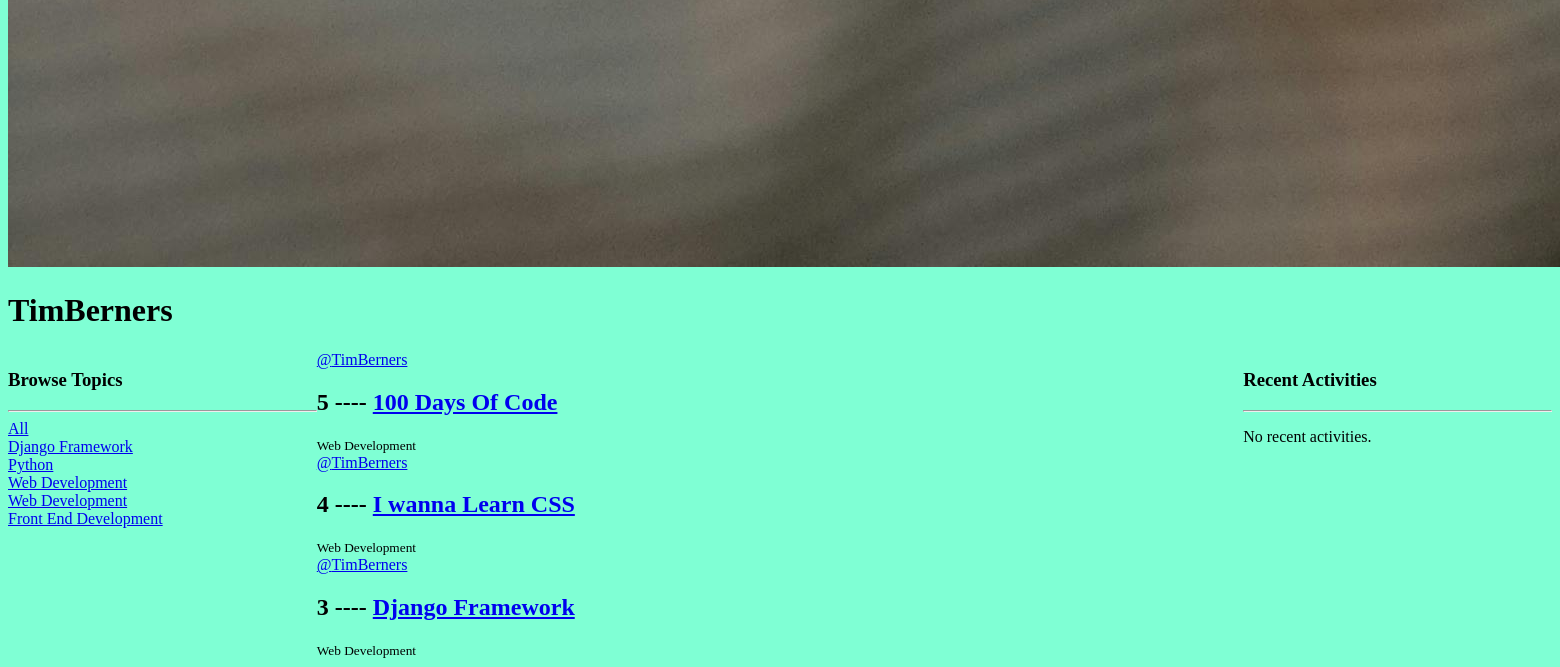
/profile/2/ (lower part), run on an earlier commit of the app's database.
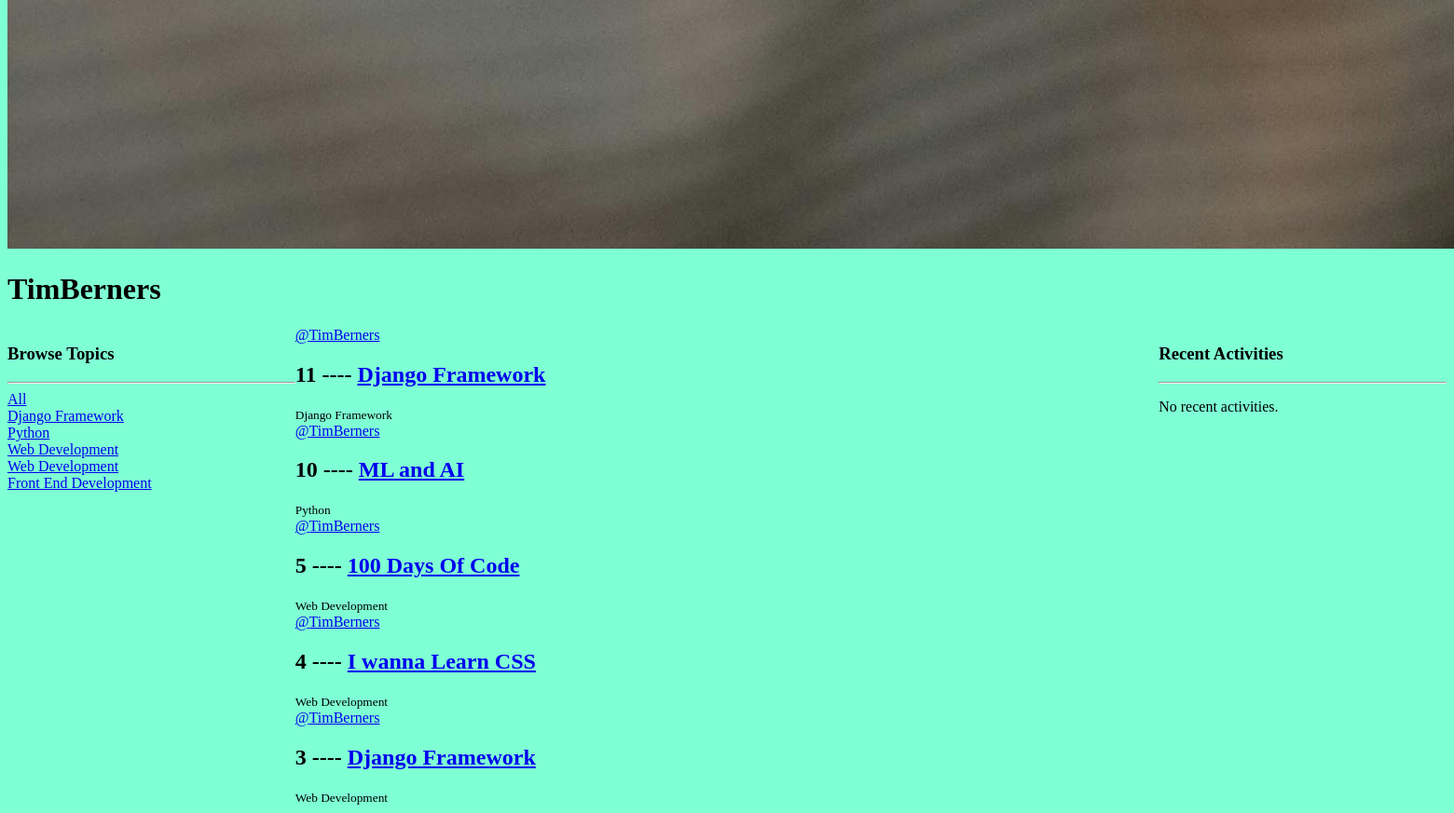
And on a later commit of the database.
### base/models.py (models this page shows, shortened)
class Topic(models.Model):
    name = models.CharField(max_length=200)

class Room(models.Model):
    host = models.ForeignKey(User, on_delete=models.SET_NULL, null=True)
    topic = models.ForeignKey(Topic, on_delete=models.SET_NULL, null=True)
    name = models.CharField(max_length=200)
    description = models.TextField(null=True, blank=True)
    participant = models.ManyToManyField(User, related_name='participant', blank=True)
    updated = models.DateTimeField(auto_now=True)
    created = models.DateTimeField(auto_now_add=True)
    class Meta:
        ordering = ['-updated', '-created']

### base/views.py (the view)
# urls.py: path('profile/<str:pk>/', views.userProfile, name = "user-profile"),
def userProfile(request, pk):
    user = User.objects.get(id=pk)
    rooms = user.room_set.all()
    room_message = user.message_set.all()
    topics = Topic.objects.all()
    context = {'user':user, 'rooms':rooms, 'room_message':room_message, 'topics':topics}
    return render(request, 'base/profile.html', context)

### base/templates/base/profile.html (shortened to what this page needs)
{% extends 'main.html' %}
{% block content %}
<h1>{{user.username}}</h1>
<div class="profile-container">
    <div>
        {% include 'base/topics_component.html' %}
    </div>
    <div>
        {% include 'base/feed_component.html' %}
    </div>
    <div>
        {% include 'base/activity_component.html' %}
    </div>
</div>
{% endblock content %}

### templates/main.html (shortened to what this page needs)
<!DOCTYPE html>
{% load static %}
<html lang="en">
<head>
    <link rel="stylesheet" type="text/css" media="screen" href="{% static 'styles/main.css' %}">
</head>
<body>
    <img src="{% static 'images/background_Laptop.jpg' %}" >
    {% block content %}
    {% endblock %}
</body>
</html>

### base/templates/base/topics_component.html
<h3>Browse Topics</h3>
<hr>
<div>
    <a href="{% url 'home' %}">All</a>
</div>
{% for topic in topics %}
<div>
    <a href="{% url 'home' %}?q={{topic.name}}">{{topic.name}}</a>
</div>
{% endfor %}

### base/templates/base/feed_component.html (shortened to what this page needs)
<div>
    {% for room in rooms %}
    <div>
        <a href="{% url 'user-profile' room.host.id %}">@{{room.host.username}}</a>
        <h2>{{room.id}}  ----  <a href="{% url 'room' room.id %}">{{room.name}}</a></h2>
        <small>{{room.topic.name}}</small>
    </div>
    {% endfor %}
</div>

### base/templates/base/activity_component.html
<h3>Recent Activities</h3>
<hr>
{% for message in room_messages %}
    <div>
        <small>@<a href="{% url 'user-profile' message.user.id %}">@{{message.user}}</a>  {{message.created|timesince}}</small>
        <small>replied to '{{message.room}}'</small>
        <p>{{ message }}</p>
    </div>
    {% if request.user == message.user %}
    <a href="{% url 'delete-message' message.id %}">Delete</a>
    {% endif %}
    <br>
{% empty %}
    <p>No recent activities.</p>
{% endfor %}

### static/styles/main.css (style rules this page uses)
body { background-color: aquamarine; }

### base/templates/base/profile.html (style rules this page uses)
.profile-container { display: grid; grid-template-columns: 1fr 3fr 1fr; }

What changed in the data, as far as the page shows it:
added Room: host.username "TimBerners", id "11", name "Django Framework", topic.name "Django Framework"
added Room: host.username "TimBerners", id "10", name "ML and AI", topic.name "Python"
